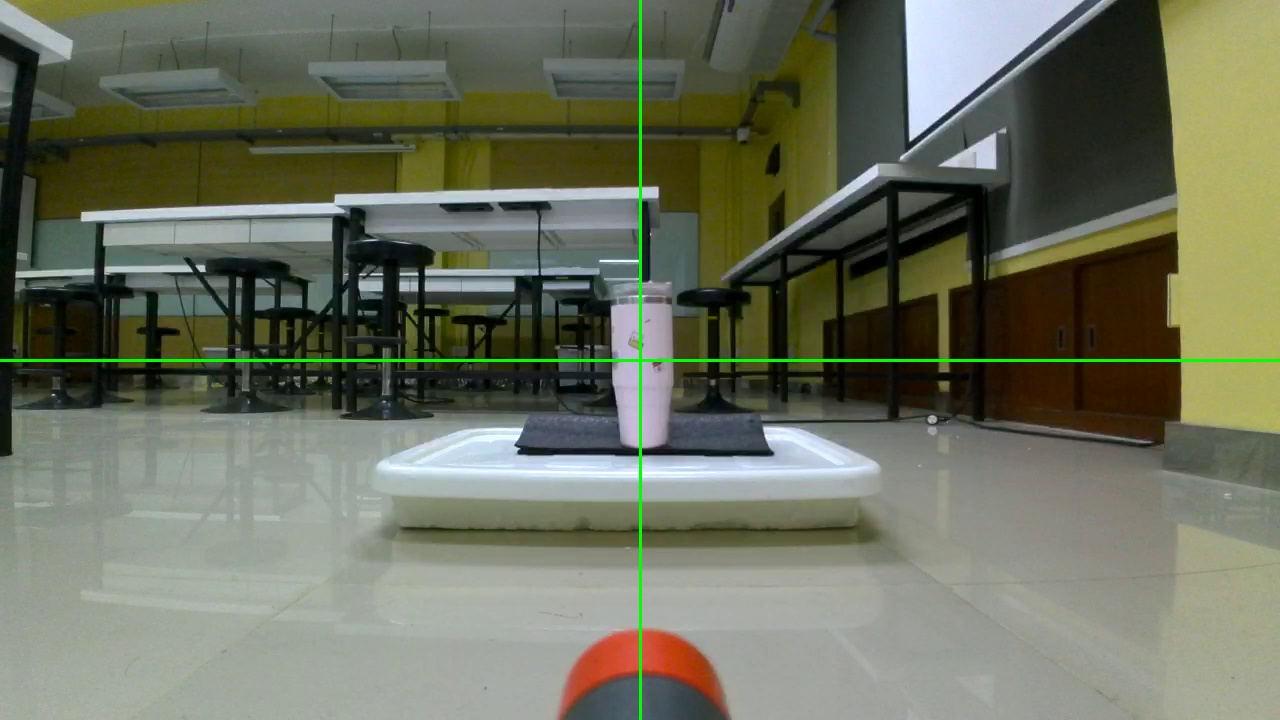
#> input picture capture_87-5_test.jpg, 1280 x 720 px; its folder holds only this picture in this run
$ python -i integrated_target_tracking.py   (imports and definitions only)
#> lines starting #> are read from the running program, lines starting #| are printed output that depends on the picture; after the words box and inside, x2 and y2 are one past the last pixel; in counts of white or black regions, pixels touching at a corner belong together
#> further down, picture is the input picture: shape (720, 1280, 3); mean B, G, R 94.3, 112.5, 107.9
# Integrated Target Tracking System
# Merges detect_GPT_BEST.py detection with mode.py PID control
# Features: Target detection, gimbal tracking with 3-degree elevation, fire control

import cv2
import numpy as np
import time
import math
import threading
import queue
from robomaster import robot, camera as r_camera

# =====================================================
# GPU Acceleration Check
# =====================================================
USE_GPU = False
# [8 lines not run here, left out]

# =====================================================
# Shared resources
# =====================================================
frame_queue = queue.Queue(maxsize=1)
processed_output = {"details": [], "target_center": None, "fire_command": False}
output_lock = threading.Lock()
stop_event = threading.Event()

# =====================================================
# PID Controller for Gimbal
# =====================================================
class GimbalPID:
    # [40 lines left out: functions __init__, update, not called in this run]

# =====================================================
# AWB / Night enhance
# =====================================================
def apply_awb(bgr):
    if hasattr(cv2, "xphoto") and hasattr(cv2.xphoto, "createLearningBasedWB"):
        wb = cv2.xphoto.createLearningBasedWB()
        try:
            wb.setSaturationThreshold(0.99)
        except Exception:
            pass
        return wb.balanceWhite(bgr)
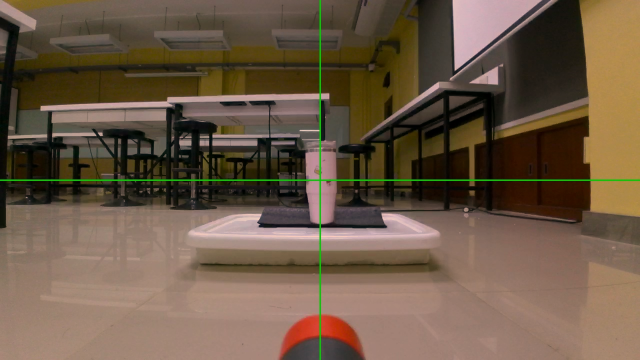
#> returned value: shape (720, 1280, 3) (shown at 1/2 size); mean of channels 0, 1, 2 69.5, 88.7, 107.9; drawn as B, G, R
    return bgr

def night_enhance_pipeline_cpu(bgr):
    return apply_awb(bgr)

# =====================================================
# Object Detection (from detect_GPT_BEST.py)
# =====================================================
class ObjectTracker:
    def __init__(self, use_gpu=False):
        self.use_gpu = use_gpu
        print(f"🖼️  ObjectTracker in {'GPU' if use_gpu else 'CPU'} mode")

    # [9 lines left out: function _get_angle, not called in this run]

    def get_raw_detections(self, frame):
        enhanced = cv2.GaussianBlur(night_enhance_pipeline_cpu(frame), (5,5), 0)
        hsv = cv2.cvtColor(enhanced, cv2.COLOR_BGR2HSV)
#> hsv: shape (720, 1280, 3); mean H, S, V 24.1, 106.2, 109.1

        ranges = {
            'Red': ([0,80,40],[10,255,255],[170,80,40],[180,255,255]),
            'Yellow': ([20,60,40],[35,255,255]),
            'Green': ([35,40,30],[85,255,255]),
            'Blue': ([90,40,30],[130,255,255])
        }
        masks = {}
        masks['Red'] = cv2.inRange(hsv, np.array(ranges['Red'][0]), np.array(ranges['Red'][1])) | \
                       cv2.inRange(hsv, np.array(ranges['Red'][2]), np.array(ranges['Red'][3]))
        for name in ['Yellow','Green','Blue']:
            masks[name] = cv2.inRange(hsv, np.array(ranges[name][0]), np.array(ranges[name][1]))
#> after the loop, masks = 4 items

        combined = masks['Red'] | masks['Yellow'] | masks['Green'] | masks['Blue']
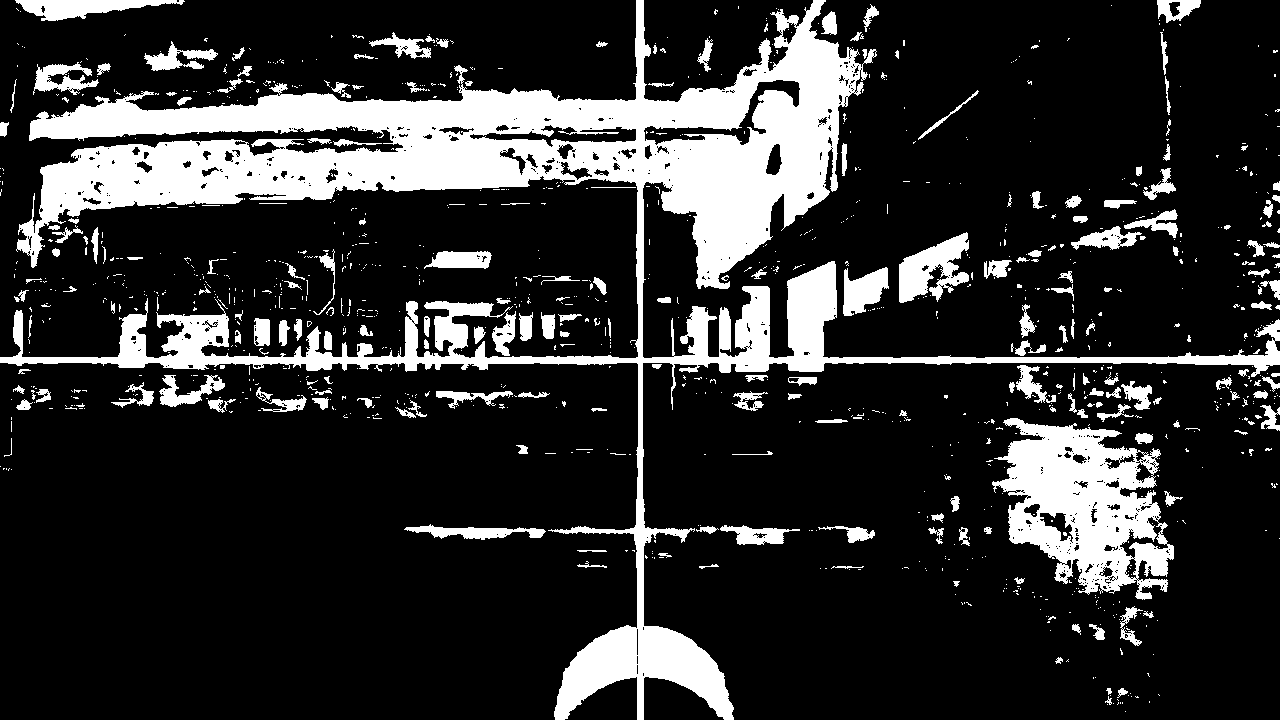
#> combined: shape (720, 1280); 18.7% white; 1140 white regions (930 under 20 px), largest, box (x1, y1, x2, y2) and area: (0, 0, 1280, 720) 118037, (992, 418, 1174, 600) 18180, (899, 232, 969, 303) 2702
        kernel = np.ones((5,5), np.uint8)
        cleaned = cv2.morphologyEx(cv2.morphologyEx(combined, cv2.MORPH_OPEN, kernel), cv2.MORPH_CLOSE, kernel)
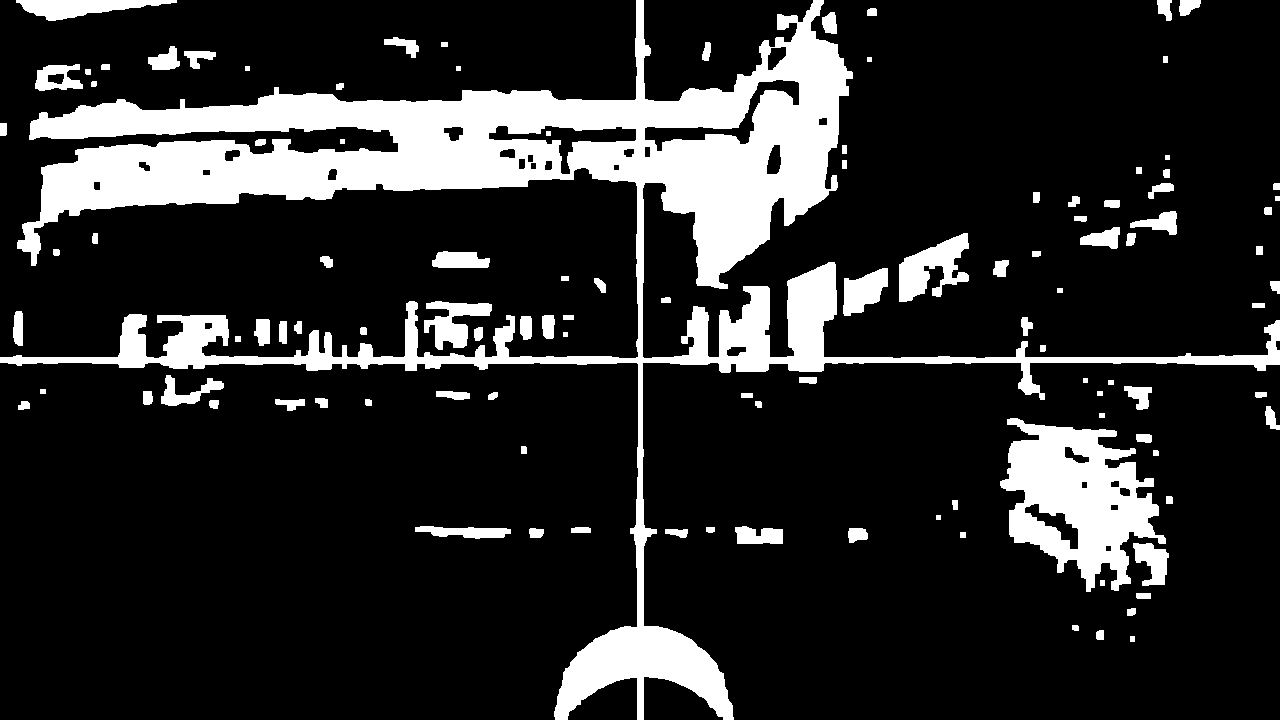
#> cleaned: shape (720, 1280); 16.7% white; 111 white regions

        contours,_ = cv2.findContours(cleaned, cv2.RETR_EXTERNAL, cv2.CHAIN_APPROX_SIMPLE)
#> contours = 110 contours, 9 with area under 20; largest, box (x1, y1, x2, y2) and area: (0, 0, 1280, 720) 116028, (1000, 418, 1166, 592) 16249, (899, 233, 969, 302) 2365, (16, 0, 177, 21) 1689, (424, 301, 492, 350) 1492
        out = []
        H,W = frame.shape[:2]
        for cnt in contours:
            area = cv2.contourArea(cnt)
            if area < 1500: continue
            x,y,w,h = cv2.boundingRect(cnt)
            if w==0 or h==0: continue
            ar = w/float(h)
            if ar>4.0 or ar<0.25: continue
            hull = cv2.convexHull(cnt); ha = cv2.contourArea(hull)
            if ha==0: continue
            solidity = area/ha
            if solidity < 0.85: continue
            if x<=2 or y<=2 or x+w>=W-2 or y+h>=H-2: continue

            contour_mask = np.zeros((H,W), np.uint8)
            cv2.drawContours(contour_mask, [cnt], -1, 255, -1)
            max_mean, found = 0, "Unknown"
            for cname, m in masks.items():
                mv = cv2.mean(m, mask=contour_mask)[0]
                if mv > max_mean:
                    max_mean, found = mv, cname
            if max_mean <= 20: continue

            shape = "Uncertain"
            peri = cv2.arcLength(cnt, True)
            circ = (4*math.pi*area)/(peri*peri) if peri>0 else 0
            if circ > 0.84:
                shape = "Circle"
            else:
                approx = cv2.approxPolyDP(cnt, 0.04*peri, True)
                if len(approx)==4 and solidity>0.9:
                    pts=[tuple(p[0]) for p in approx]
                    angs=[self._get_angle(pts[(i-1)%4], pts[(i+1)%4], p) for i,p in enumerate(pts)]
                    if all(75<=a<=105 for a in angs):
                        _,(rw,rh),_ = cv2.minAreaRect(cnt)
                        if min(rw,rh)>0:
                            ar2 = max(rw,rh)/min(rw,rh)
                            if 0.90<=ar2<=1.10: shape="Square"
                            elif w>h: shape="Rectangle_H"
                            else: shape="Rectangle_V"
            out.append({"contour":cnt,"shape":shape,"color":found,"box":(x,y,w,h)})
#> this loop made 110 passes
#> area on passes 2, 3, 4, 5, 7, 9, 10, 11: 59.5, 28, 49.5, 69.5, 866.5, 124, 211.5, 109
#> after the loop, out = []
        return out

# =====================================================
# Connection Manager
# =====================================================
class RMConnection:
    # [27 lines left out: functions __init__, connect, _safe_close, not called in this run]

    def drop_and_reconnect(self):
        with self._lock:
            self._safe_close()

    def get_camera(self):
        with self._lock:
            return None if self._robot is None else self._robot.camera

    def get_gimbal(self):
        with self._lock:
            return None if self._robot is None else self._robot.gimbal

    def close(self):
        with self._lock:
            self._safe_close()

# =====================================================
# Threads
# =====================================================
# [262 lines left out: functions capture_thread_func, processing_thread_func, main, not called in this run]

# [2 lines not run here, left out]

>>> import cv2
>>> picture = cv2.imread('capture_87-5_test.jpg')
>>> result = ObjectTracker().get_raw_detections(picture)
#> result = []

$ run again, on 178-5.jpg
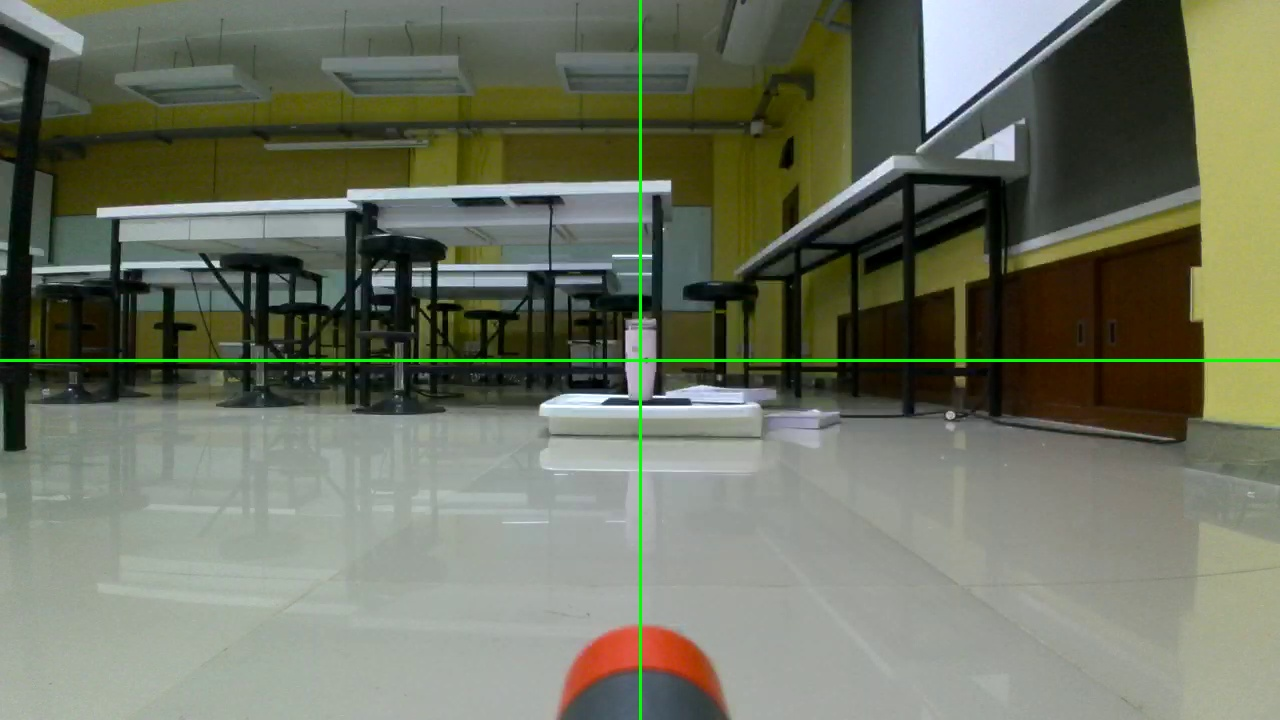
#> input picture 178-5.jpg, 1280 x 720 px
#> picture is the input picture: shape (720, 1280, 3); mean B, G, R 96.7, 114.3, 109.1
#> in apply_awb, `return wb.balanceWhite(bgr)`:
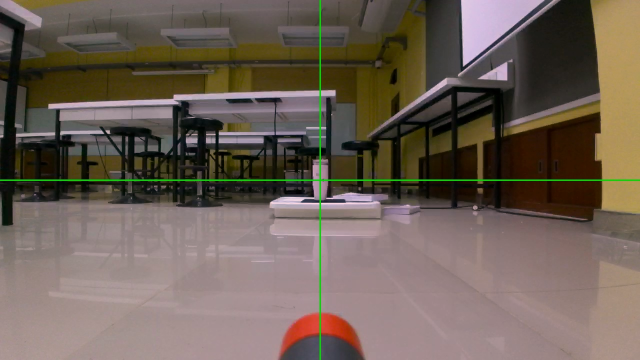
#> returned value: shape (720, 1280, 3) (shown at 1/2 size); mean of channels 0, 1, 2 85.3, 96, 109.1; drawn as B, G, R
#> hsv: shape (720, 1280, 3); mean H, S, V 57.1, 79.8, 110.9
#> after the loop in get_raw_detections, `for name in ['Yellow','Green','Blue']:`: masks = 4 items
#> combined: shape (720, 1280); 19.2% white; 689 white regions (560 under 20 px), largest, box (x1, y1, x2, y2) and area: (0, 0, 1280, 720) 150360, (914, 226, 990, 315) 3514, (858, 255, 904, 311) 1768
#> cleaned: shape (720, 1280); 18% white; 70 white regions
#> contours = 70 contours, 5 with area under 20; largest, box (x1, y1, x2, y2) and area: (0, 0, 1280, 720) 145832, (915, 227, 988, 296) 3272, (858, 262, 904, 309) 1616, (436, 295, 502, 351) 1572, (29, 0, 176, 21) 1440
#> the loop in get_raw_detections, `for cnt in contours:` made 70 passes
#> (area, x, y, w, h, ar, ha, solidity) on pass 44: (3271.5, 915, 227, 73, 69, 1.06, 3603.5, 0.908)
#> after the loop in get_raw_detections, `for cnt in contours:`:
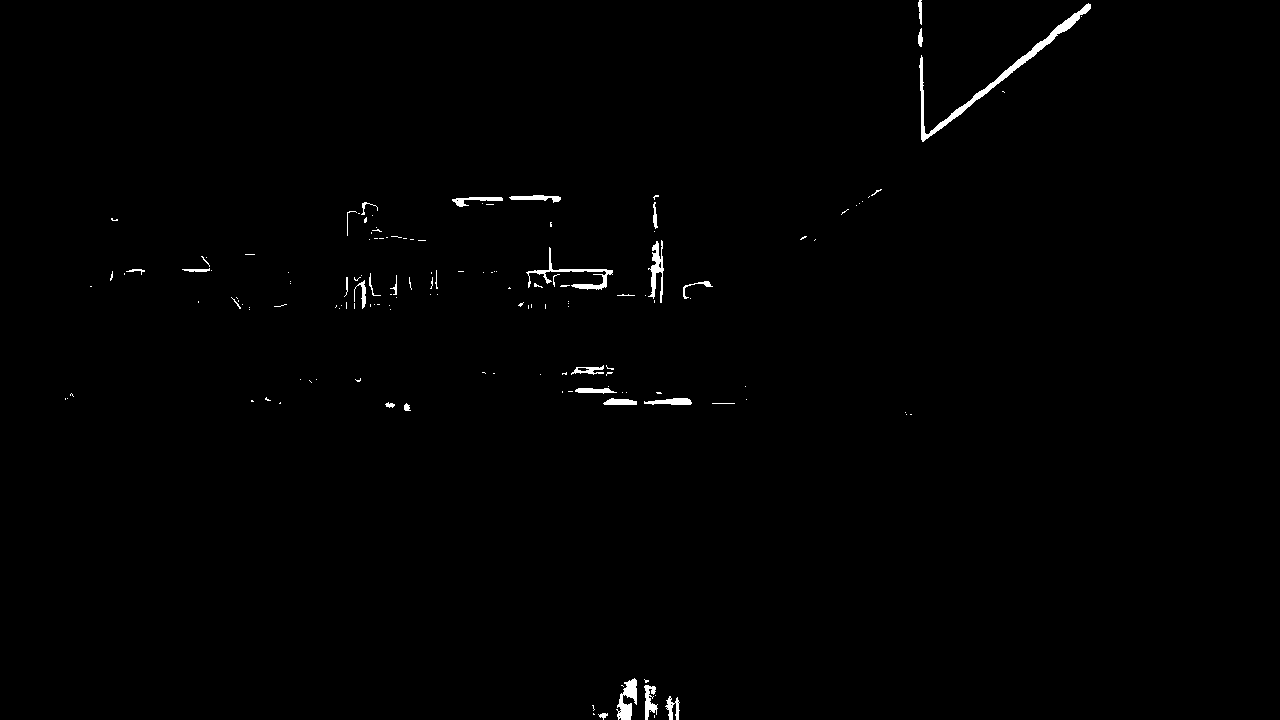
#> m: shape (720, 1280); 0.67% white; 149 white regions (117 under 20 px), largest, box (x1, y1, x2, y2) and area: (919, 3, 1091, 142) 1551, (526, 247, 613, 290) 564, (616, 678, 637, 720) 483
#> after the loop in get_raw_detections, `for cnt in contours:`: out = 2 items

$ run again, on capture_1756180004.jpg
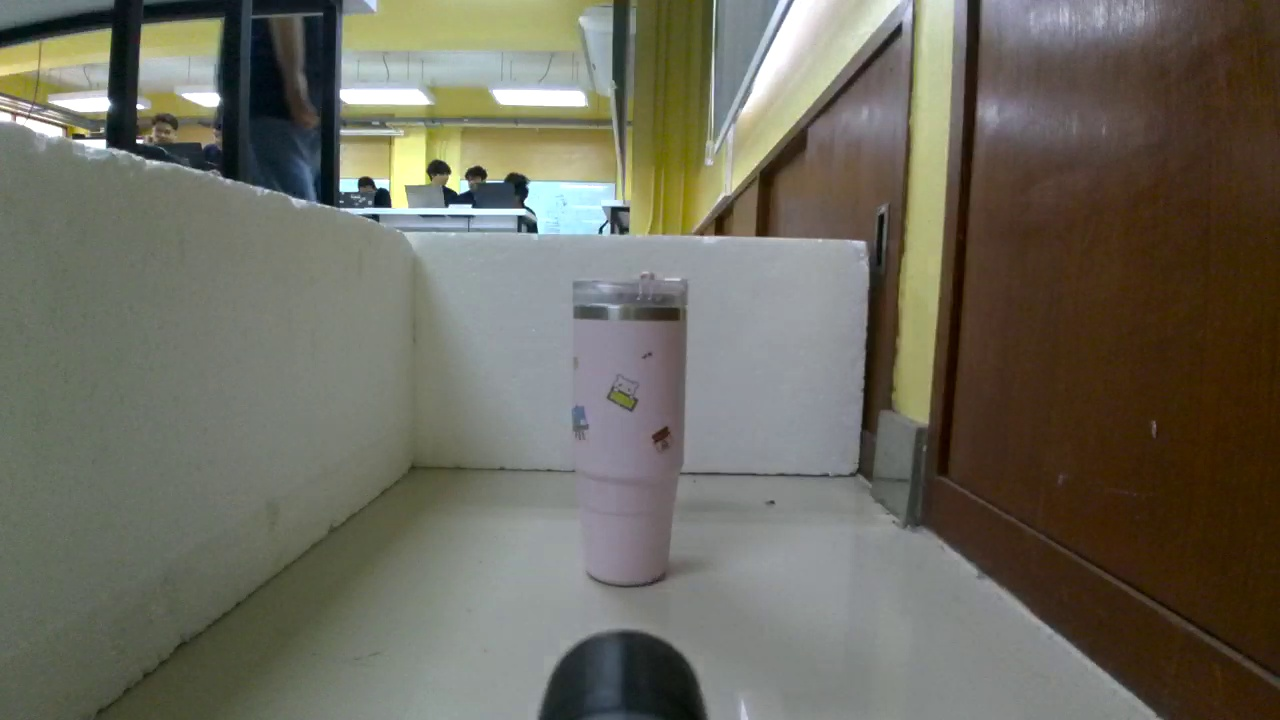
#> input picture capture_1756180004.jpg, 1280 x 720 px
#> picture is the input picture: shape (720, 1280, 3); mean B, G, R 94.2, 106.5, 108.5
#> in apply_awb, `return wb.balanceWhite(bgr)`:
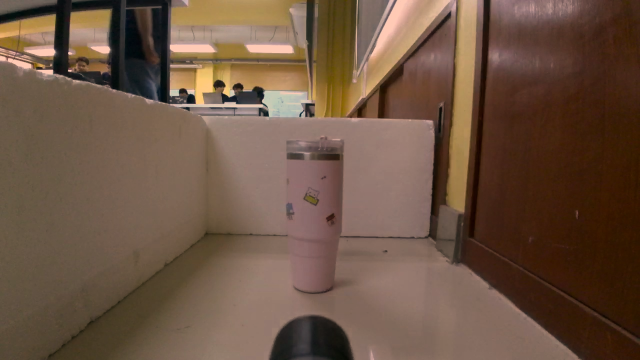
#> returned value: shape (720, 1280, 3) (shown at 1/2 size); mean of channels 0, 1, 2 66.5, 84, 108.5; drawn as B, G, R
#> hsv: shape (720, 1280, 3); mean H, S, V 16.1, 111.8, 108.7
#> after the loop in get_raw_detections, `for name in ['Yellow','Green','Blue']:`: masks = 4 items
#> combined: shape (720, 1280); 16.4% white; 1074 white regions (818 under 20 px), largest, box (x1, y1, x2, y2) and area: (919, 0, 1252, 720) 73098, (688, 41, 913, 280) 14919, (636, 0, 714, 233) 11852
#> in get_raw_detections, `cleaned = cv2.morphologyEx(cv2.morphologyEx(combined, cv2.MORPH_OPEN, ..`:
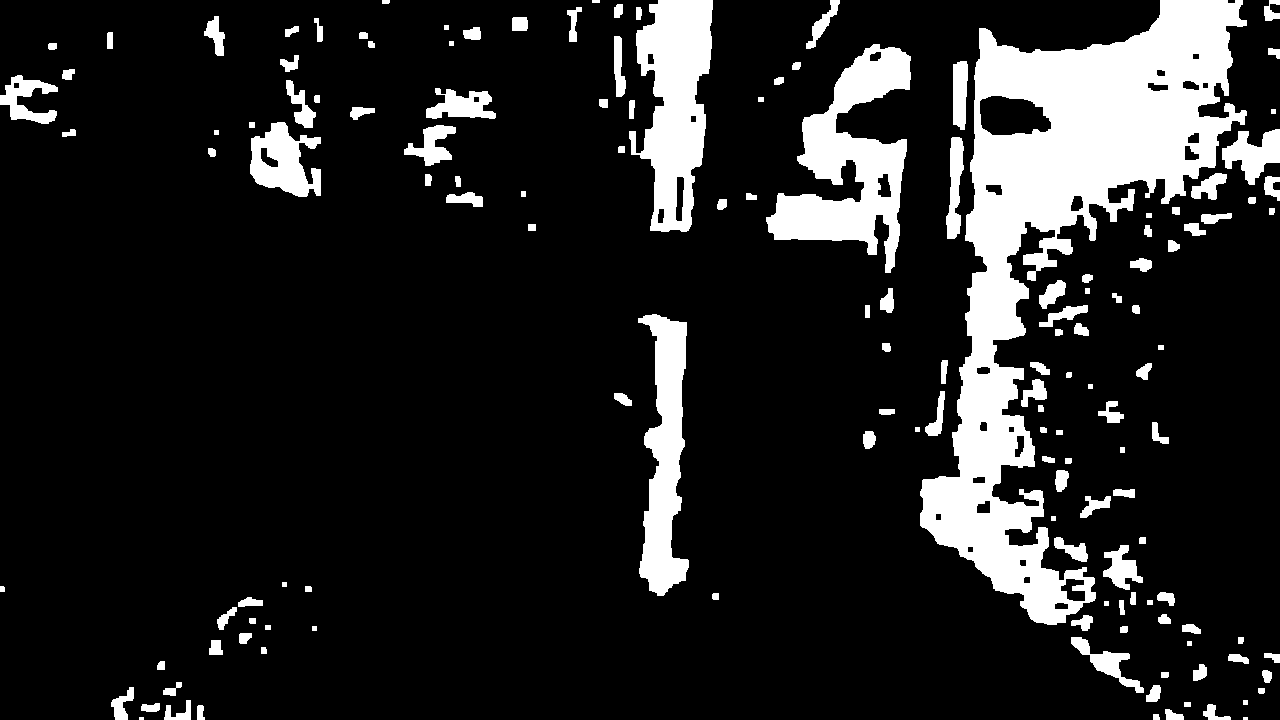
#> cleaned: shape (720, 1280); 14.2% white; 147 white regions (2 under 20 px)
#> contours = 147 contours, 16 with area under 20; largest, box (x1, y1, x2, y2) and area: (920, 0, 1247, 625) 69019, (766, 44, 911, 273) 13918, (629, 0, 713, 232) 12024, (638, 314, 689, 596) 8086, (250, 122, 321, 197) 3230
#> the loop in get_raw_detections, `for cnt in contours:` made 147 passes
#> area on passes 3, 4, 5, 6, 7, 10, 11, 12: 27.5, 118, 79, 166, 114.5, 218, 29, 327.5
#> after the loop in get_raw_detections, `for cnt in contours:`: out = []
